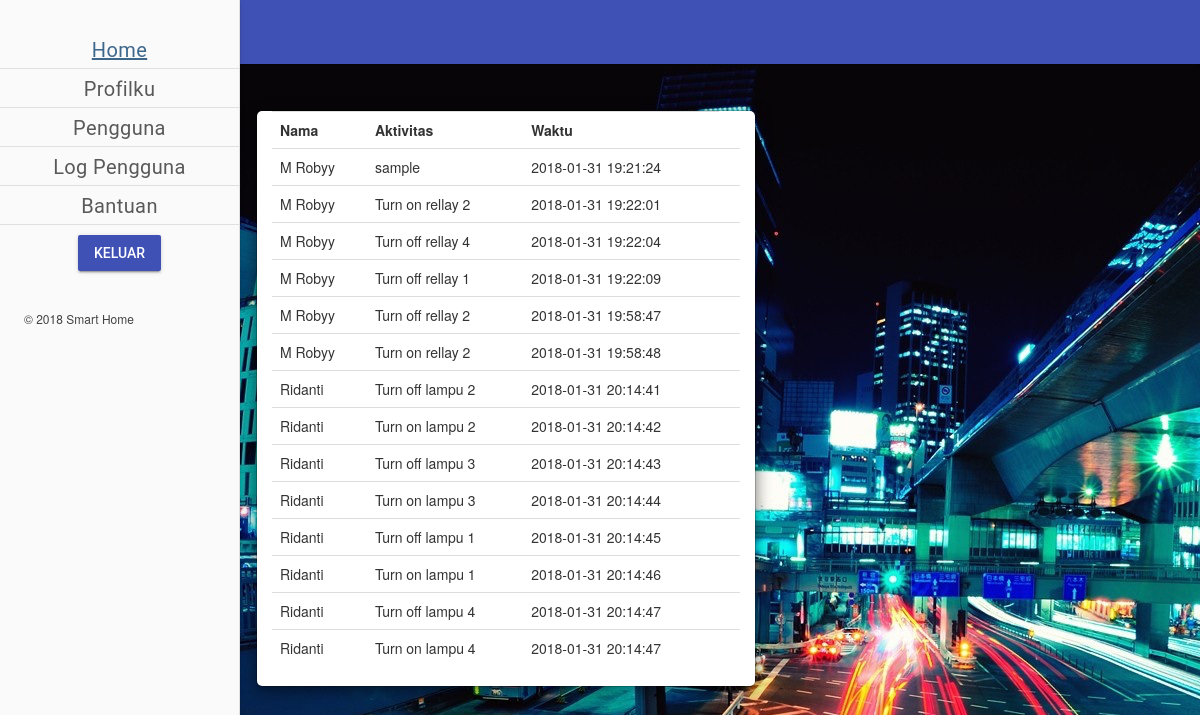
Page /log.php (signed in) on the committed database.
### tables this page shows
CREATE TABLE `log` (
  `id_log` int(11) NOT NULL,
  `uid` varchar(35) NOT NULL,
  `name` varchar(50) NOT NULL,
  `aktivitas` varchar(100) NOT NULL,
  `log_time` datetime NOT NULL
);

### log.php (the view, shortened to what this page needs)
<?php
if ( isset($_SESSION['id']) || isset($_SESSION['nama']) || isset($_SESSION['status']) || isset($_SESSION['pwd'])) {
	$status = $_SESSION['status'];
}
else {
    $_SESSION['message'] = "Kamu harus login untuk melihat halaman ini!";
    header("location: index.php");
}
?>
<!DOCTYPE html>
<html>
<head>
	<link href="material.min.css" rel="stylesheet">
	<link href="styles.css" rel="stylesheet">
	<link href="bootstrap.css" rel="stylesheet">
	<link href="bootstrap-switch.css" rel="stylesheet">
	<link rel="stylesheet" href="https://code.getmdl.io/1.3.0/material.indigo-pink.min.css">
	<link rel="stylesheet" href="css/normalize.css">
	<link rel="stylesheet" href="css/styles.css">
</head>
<body>
<div class="mdl-layout mdl-js-layout mdl-layout--fixed-header mdl-layout--fixed-drawer">
  <header class="mdl-layout__header">
    <div class="mdl-layout__header-row">
      <span class="mdl-layout-title">Log Pengguna</span>
    </div>
  </header>
 <div class="mdl-layout__drawer">
	<a href="profile.php" class="mdl-navigation__link beranda">
    <span class="mdl-layout-title"><br/><br/>Home </span>
    </a>
	<a href="profilku.php" class="mdl-navigation__link beranda">
    <span class="mdl-layout-title">Profilku </span>
    </a>
	<?php if ($status=='admin'){
    echo '<a href="user.php" class="mdl-navigation__link beranda"><span class="mdl-layout-title">Pengguna </span></a>'; }
	?>
		<?php if ($status=='admin'){
    echo '<a href="log.php" class="mdl-navigation__link beranda"><span class="mdl-layout-title">Log Pengguna </span></a>'; }
	?>
	<a href="bantuan.php" class="mdl-navigation__link beranda">
    <span class="mdl-layout-title">Bantuan</span>
    </a>
	<center>
	<form action="logout.php">
		<button class="mdl-button mdl-js-button mdl-button--raised mdl-button--colored" name="login" type="submit">Keluar</button>
		</form>
	</center>
    <nav class="mdl-navigation">
      <div class="menu-kiri-bagian-bawah">
        <div class="menu-kiri-list-bawah menu-kiri-link-bawah">&copy; 2018 Smart Home
		</div>
      </div>
    </nav>
  </div>
  <main class="mdl-layout__content">
    <div class="page-content">
      <div class="mdl-grid">
        <div class="mdl-cell mdl-cell--6-col">
		<div class="modal-dialog">
        <div class="modal-content col-md-10">
		 <form action="tambahuser.php" method="post">
	<table border="0" class="table">
		<tr>
			<th>Nama</th>
			<th>Aktivitas</th>
			<th>Waktu</th>
		</tr>
		<?php
		$con=mysqli_connect('localhost','root','','raspberry');
		$search="select * from log";
		$query_mysql = mysqli_query($con, $search);
		while($data = mysqli_fetch_array($query_mysql)){
		?>
		<tr>
			<td><?php echo $data['name']; ?></td>
			<td><?php echo $data['aktivitas']; ?></td>
			<td><?php echo $data['log_time']; ?></td>
			<td>
			</td>
		</tr>
		<?php } ?>
	</table>
</form> </center>
</div>
        </div>
      </div>
    </div>
  </main>
</div>
</body>
</html>

### styles.css (style rules this page uses)
body { background-image: url(../img/background.jpg); background-attachment: cover; }
.mdl-layout__content { width:100%; height: 100vh; }
.beranda, .garis-bawah, .garis-bawah-di-status { padding-bottom: 8px; border-bottom: 1px solid #ddd; margin-bottom: 10px; }
.beranda { text-align: center; }
.menu-kiri-list-bawah, a.menu-kiri-link-bawah { font-size: 12px; line-height: 16px; -webkit-box-flex: none; -webkit-flex: none; flex: none; margin: 24px 0 -15px 24px; text-decoration: none; }

### css/styles.css (style rules this page uses)
body { background-image: url(../img/background.jpg); object-fit: cover; }
.mdl-layout__content { width:100%; height: 100vh; }
.beranda, .garis-bawah, .garis-bawah-di-status { padding-bottom: 8px; border-bottom: 1px solid #ddd; margin-bottom: 10px; }
.beranda { text-align: center; }
.menu-kiri-list-bawah, a.menu-kiri-link-bawah { font-size: 12px; line-height: 16px; -webkit-box-flex: none; -webkit-flex: none; flex: none; margin: 24px 0 -15px 24px; text-decoration: none; }

### log.php (style rules this page uses)
table { background:#fff!important;max-width:600px;width:100%; }

### rows in the picture
log: name "M Robyy", aktivitas "sample", log_time "2018-01-31 19:21:24"
log: name "M Robyy", aktivitas "Turn on rellay 2", log_time "2018-01-31 19:22:01"
log: name "M Robyy", aktivitas "Turn off rellay 4", log_time "2018-01-31 19:22:04"
log: name "M Robyy", aktivitas "Turn off rellay 1", log_time "2018-01-31 19:22:09"
log: name "M Robyy", aktivitas "Turn off rellay 2", log_time "2018-01-31 19:58:47"
log: name "M Robyy", aktivitas "Turn on rellay 2", log_time "2018-01-31 19:58:48"
log: name "Ridanti", aktivitas "Turn off lampu 2", log_time "2018-01-31 20:14:41"
log: name "Ridanti", aktivitas "Turn on lampu 2", log_time "2018-01-31 20:14:42"
log: name "Ridanti", aktivitas "Turn off lampu 3", log_time "2018-01-31 20:14:43"
log: name "Ridanti", aktivitas "Turn on lampu 3", log_time "2018-01-31 20:14:44"
log: name "Ridanti", aktivitas "Turn off lampu 1", log_time "2018-01-31 20:14:45"
log: name "Ridanti", aktivitas "Turn on lampu 1", log_time "2018-01-31 20:14:46"
log: name "Ridanti", aktivitas "Turn off lampu 4", log_time "2018-01-31 20:14:47"
log: name "Ridanti", aktivitas "Turn on lampu 4", log_time "2018-01-31 20:14:47"
